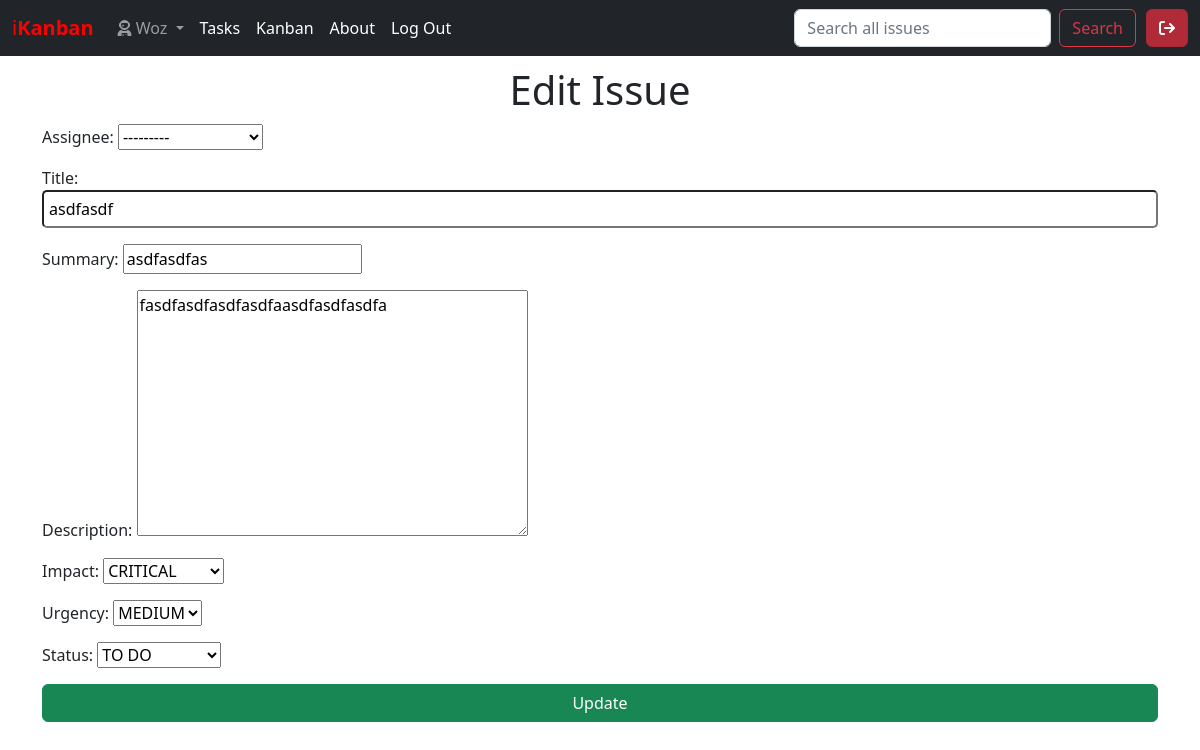
/issues/4/edit/ (signed in), run on the app's committed database.
### accounts/models.py (models this page shows)
class CustomUser(AbstractUser):
    email = models.EmailField(blank=True, default='', unique=True)
    first_name = models.CharField(max_length=255, blank=True, default='')
    last_name = models.CharField(max_length=255, blank=True, default='')
    username = models.CharField(max_length=255, blank=True, default='', unique=True)
    CUSTOMER = 'Customer'
    AGENT = 'Agent'
    MANAGER = 'Manager'
    ROLE_CHOICES = [
        (CUSTOMER,'Customer'),
        (AGENT, 'Agent'),
        (MANAGER,'Manager'),
        ]
    role = models.CharField(
        max_length=255,
        choices=ROLE_CHOICES,
        blank=True,
        null=True,
        default=CUSTOMER)

### issues/models.py (models this page shows)
class Issue(models.Model):
    title = models.CharField(max_length=256)
    summary = models.CharField(max_length=512)
    description = models.TextField()
    created_on = models.DateTimeField(
        auto_now_add=True,
        null=True,
        blank=True
    )
    status = models.ForeignKey(
        Status,
        on_delete=models.CASCADE,
        null=True,
        blank=True,
    )
    impact = models.ForeignKey(
        Impact,
        on_delete=models.CASCADE
    )
    urgency = models.ForeignKey(
        Urgency,
        on_delete=models.CASCADE
    )
    requester = models.ForeignKey(
        get_user_model(),
        on_delete=models.CASCADE,
        related_name='requester' # django will create a different name to avoid collisions when running > python3 manage.py makemigrations
    )
    assignee = models.ForeignKey(
        get_user_model(),
        on_delete=models.CASCADE,
        null=True,
        blank=True,
        related_name='assignee' # django will create a different name to avoid collisions when running > python3 manage.py makemigrations
    )

### issues/views.py (the view)
# urls.py: path('<int:pk>/edit/', IssueUpdateView.as_view(), name='edit'),
class IssueUpdateView(LoginRequiredMixin, UserPassesTestMixin, UpdateView):  # REMEMBER, Mixin order matters for validations.
    template_name = "issues/edit.html"
    model = Issue
    success_url = reverse_lazy("issue_list")
    fields = ["assignee", "title", "summary", "description",  "impact", "urgency", "status"] # Fields will be showed on the page
    def test_func(self):
        issue_obj = self.get_object()
        return issue_obj.requester == self.request.user

### issues/models.py (called while the page is built)
    def __str__(self):
        return self.name

    def __str__(self):
        return self.name

    def __str__(self):
        return self.name

### templates/issues/edit.html (shortened to what this page needs)
{% extends 'base.html' %}
{% block content %}
    <div id="update-container">
        <h1>Edit Issue</h1>
        <form method="POST">
            {{ form.as_p }}
            <input type="submit" value="Update" class="btn btn-success btn-md" id="update-post-btn">
        </form>
    </div>
{% endblock content %}

### templates/base.html (shortened to what this page needs)
{% load static %}
<!DOCTYPE html>
<html lang="en">
<head>
    <link href="https://cdn.jsdelivr.net/npm/bootstrap@5.2.1/dist/css/bootstrap.min.css" rel="stylesheet">
    <link rel="stylesheet" href="{% static '/css/base.css' %}">
    <link rel="stylesheet" href="https://cdn.jsdelivr.net/npm/bootstrap-icons@1.9.1/font/bootstrap-icons.css">
</head>
<body>
    <nav class="navbar navbar-dark navbar-expand-lg bg-dark">
        <div class="container-fluid">
            <a class="navbar-brand" href="{% url 'home' %}" id="logo-daily">i<strong>Kanban</strong></a>
            <div class="collapse navbar-collapse" id="navbarSupportedContent">
                <ul class="navbar-nav me-auto mb-2 mb-lg-0">
                    {% if user.is_authenticated %}
                    <li class="nav-item dropdown">
                        <a class="nav-link dropdown-toggle" href="#" role="button" data-bs-toggle="dropdown" aria-expanded="false">
                            <i class="fa-solid fa-user-astronaut"></i> {{ user.username }}
                        </a>
                    </li>
                    {% else %}
                    <li class="nav-item">
                        <a class="nav-link active" aria-current="page" href="{% url 'login' %}">
                            <i class="fa-solid fa-user-plus"></i>
                        </a>
                    </li>
                    {% endif %}
                    <li class="nav-item">
                        <a class="nav-link active" aria-current="page" href="{% url 'issue_list' %}">Tasks</a>
                    </li>
                    <li class="nav-item">
                        <a class="nav-link active" aria-current="page" href="{% url 'issue_list' %}">Kanban</a>
                    </li>
                    <li class="nav-item">
                        <a class="nav-link active" aria-current="page" href="{% url 'about' %}">About</a>
                    </li>
                    {% if user.is_authenticated %}
                    <li class="nav-item">
                        <a class="nav-link active" aria-current="page" href="{% url 'logout' %}">Log Out</a>
                    </li>
                    {% else %}
                    <li class="nav-item">
                        <a class="nav-link active" aria-current="page" href="{% url 'login' %}">Login</a>
                    </li>
                    {% endif %}
                </ul>
                <form class="d-flex" role="search">
                    <input class="form-control me-2" type="search" placeholder="Search all issues" aria-label="Search">
                    <button class="btn btn-outline-danger" type="submit">Search</button>
                </form>
                {% if not user.is_authenticated %}
                {% else %}
                <div class="">
                    <a id="log-in-icon"
                       href="{% url 'logout' %}"
                       class="card-link btn btn-danger btn-md active"
                    >
                    <i class="fa-solid fa-arrow-right-from-bracket"></i>
                    </a>
                </div>
                {% endif %}
            </div>
        </div>
    </nav>
    <div class="container">
        {% block content %}
        {% endblock content %}
    </div>
</body>
</html>

### static/css/base.css (style rules this page uses)
h1, h2, h3, h4, h5, h6 { text-align: center; margin-top:10px; margin-bottom:10px; color: #212529; }
#logo-daily, #question-delete, .forbidden h1 { color: red; }
#log-in-icon { margin-left: 10px; }
#id_title, #id_subtitle, #id_author, #id_body { padding: 5px; margin: 0px auto; width: 100%; border-radius: 5px; }
#update-post-btn { width: 100%; }

### data on the page
CustomUser: username "Woz"
Issue: assignee "---------", title "asdfasdf", summary "asdfasdfas", description "fasdfasdfasdfasdfaasdfasdfasdfa", impact "CRITICAL", urgency "MEDIUM", status "TO DO"
